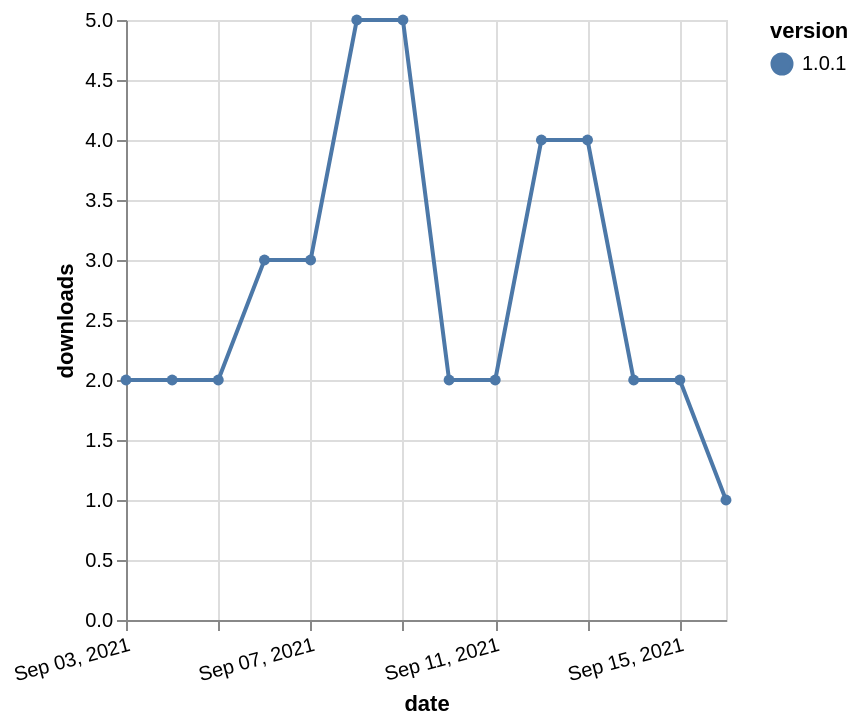

Specify this chart in Vega-Lite:
### Vega-Lite specification from a JSON file in a GitHub repository (floating-point values rounded to 4 significant figures)
{"$schema": "https://vega.github.io/schema/vega-lite/v5.json", "description": "A simple bar chart with embedded data.", "data": {"values": [{"date": "2021-09-03", "total": 2875, "delta": 2, "version": "1.0.1"}, {"date": "2021-09-04", "total": 2877, "delta": 2, "version": "1.0.1"}, {"date": "2021-09-05", "total": 2879, "delta": 2, "version": "1.0.1"}, {"date": "2021-09-06", "total": 2882, "delta": 3, "version": "1.0.1"}, {"date": "2021-09-07", "total": 2885, "delta": 3, "version": "1.0.1"}, {"date": "2021-09-08", "total": 2890, "delta": 5, "version": "1.0.1"}, {"date": "2021-09-09", "total": 2895, "delta": 5, "version": "1.0.1"}, {"date": "2021-09-10", "total": 2897, "delta": 2, "version": "1.0.1"}, {"date": "2021-09-11", "total": 2899, "delta": 2, "version": "1.0.1"}, {"date": "2021-09-12", "total": 2903, "delta": 4, "version": "1.0.1"}, {"date": "2021-09-13", "total": 2907, "delta": 4, "version": "1.0.1"}, {"date": "2021-09-14", "total": 2909, "delta": 2, "version": "1.0.1"}, {"date": "2021-09-15", "total": 2911, "delta": 2, "version": "1.0.1"}, {"date": "2021-09-16", "total": 2912, "delta": 1, "version": "1.0.1"}]}, "width": "container", "mark": {"type": "line", "point": {"filled": true}}, "encoding": {"x": {"field": "date", "type": "temporal", "timeUnit": "yearmonthdate", "title": "date", "axis": {"labelAngle": -15}}, "y": {"field": "delta", "type": "quantitative", "title": "downloads"}, "color": {"field": "version", "type": "nominal"}, "tooltip": {"field": "delta"}}}
